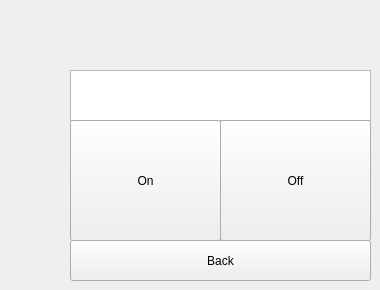
    <widget class="QWidget" name="tab_5">
     <attribute name="title">
      <string>Garage Door</string>
     </attribute>
     <widget class="QTextEdit" name="OutputGarageDoor">
      <property name="geometry">
       <rect>
        <x>70</x>
        <y>70</y>
        <width>301</width>
        <height>51</height>
       </rect>
      </property>
      <property name="html">
       <string>&lt;!DOCTYPE HTML PUBLIC &quot;-//W3C//DTD HTML 4.0//EN&quot; &quot;http://www.w3.org/TR/REC-html40/strict.dtd&quot;&gt;
&lt;html&gt;&lt;head&gt;&lt;meta name=&quot;qrichtext&quot; content=&quot;1&quot; /&gt;&lt;style type=&quot;text/css&quot;&gt;
p, li { white-space: pre-wrap; }
&lt;/style&gt;&lt;/head&gt;&lt;body style=&quot; font-family:'MS Shell Dlg 2'; font-size:8.25pt; font-weight:400; font-style:normal;&quot;&gt;
&lt;p style=&quot;-qt-paragraph-type:empty; margin-top:0px; margin-bottom:0px; margin-left:0px; margin-right:0px; -qt-block-indent:0; text-indent:0px;&quot;&gt;&lt;br /&gt;&lt;/p&gt;&lt;/body&gt;&lt;/html&gt;</string>
      </property>
     </widget>
     <widget class="QPushButton" name="ButtonOnGD">
      <property name="geometry">
       <rect>
        <x>70</x>
        <y>120</y>
        <width>151</width>
        <height>121</height>
       </rect>
      </property>
      <property name="text">
       <string>On</string>
      </property>
     </widget>
     <widget class="QPushButton" name="ButtonOffGD">
      <property name="geometry">
       <rect>
        <x>220</x>
        <y>120</y>
        <width>151</width>
        <height>121</height>
       </rect>
      </property>
      <property name="text">
       <string>Off</string>
      </property>
     </widget>
     <widget class="QPushButton" name="ButtonUndoGD">
      <property name="geometry">
       <rect>
        <x>70</x>
        <y>240</y>
        <width>301</width>
        <height>41</height>
       </rect>
      </property>
      <property name="text">
       <string>Back</string>
      </property>
     </widget>
    </widget>
